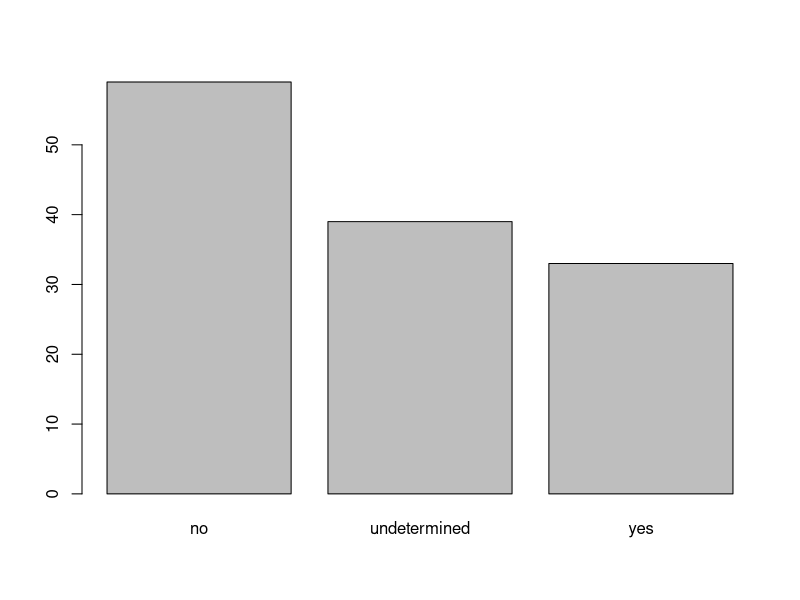
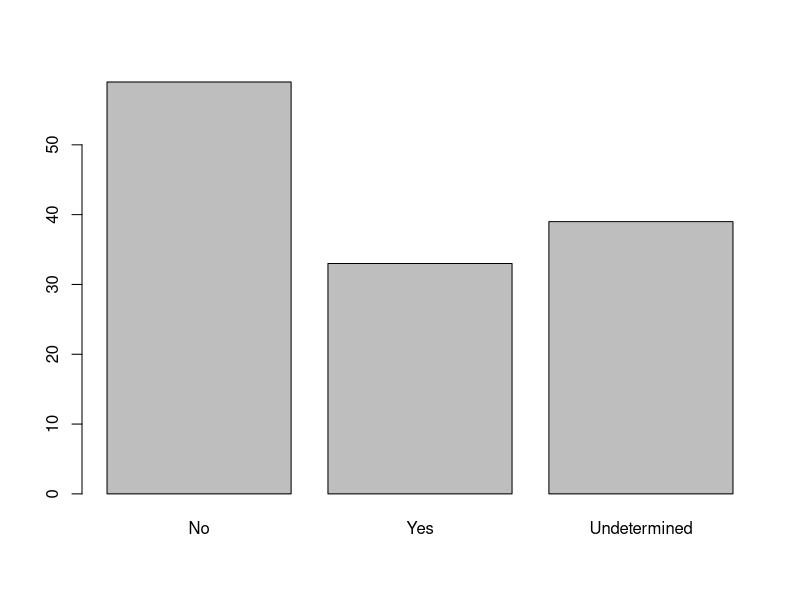

Generate these figures, in order, with R:
## working through the carpentries social science workshop
## load packages and data
library(tidyverse)
library(here)

safi <- read_csv("./social science/Data/SAFI_clean.csv", na="NULL") 

# subset row 100
safi_100 <- safi[100,]

# number of rows
nrow(safi)

# last row
safi_131 <- safi[131,]

# tail
tail(safi)

# middle
safi_middle <- median(nrow(safi))
safi_middle
# create new data frame of members assoc.
memb_assoc <- safi$memb_assoc
memb_assoc[is.na(memb_assoc)] <- "undetermined"
memb_assoc <- as.factor(memb_assoc)
plot(memb_assoc)
memb_assoc <- fct_recode(memb_assoc, No = "no", Yes = "yes", Undetermined = "undetermined")
memb_assoc <- factor(memb_assoc, levels=c("No", "Yes", "Undetermined"))
plot(memb_assoc)

# dplyr
int <- safi %>% filter(memb_assoc == "yes")
int_col <- int %>% select(affect_conflicts, liv_count, no_meals)

int  %>% count(no_meals)


safi$total_meals <- safi$no_membrs*safi$no_meals
vil <- select(safi, village, total_meals)
vil_final <- vil  %>% filter(total_meals >20)


safi  %>%  
    group_by(village)  %>% 
    summarize(mean_no_membrs = mean(no_membrs))



